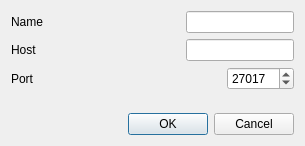
<?xml version="1.0" encoding="UTF-8"?>
<ui version="4.0">
 <class>ServerDialog</class>
 <widget class="QDialog" name="ServerDialog">
  <property name="geometry">
   <rect>
    <x>0</x>
    <y>0</y>
    <width>305</width>
    <height>146</height>
   </rect>
  </property>
  <property name="windowTitle">
   <string>Add Server</string>
  </property>
  <property name="modal">
   <bool>false</bool>
  </property>
  <layout class="QGridLayout" name="gridLayout">
   <item row="0" column="0">
    <layout class="QHBoxLayout" name="horizontalLayout">
     <item>
      <widget class="QLabel" name="nameLabel">
       <property name="sizePolicy">
        <sizepolicy hsizetype="Preferred" vsizetype="Preferred">
         <horstretch>100</horstretch>
         <verstretch>0</verstretch>
        </sizepolicy>
       </property>
       <property name="minimumSize">
        <size>
         <width>0</width>
         <height>0</height>
        </size>
       </property>
       <property name="text">
        <string>Name</string>
       </property>
      </widget>
     </item>
     <item>
      <widget class="QLineEdit" name="nameLineEdit"/>
     </item>
    </layout>
   </item>
   <item row="1" column="0">
    <layout class="QHBoxLayout" name="horizontalLayout_3">
     <item>
      <widget class="QLabel" name="hostLabel">
       <property name="sizePolicy">
        <sizepolicy hsizetype="Preferred" vsizetype="Preferred">
         <horstretch>100</horstretch>
         <verstretch>0</verstretch>
        </sizepolicy>
       </property>
       <property name="minimumSize">
        <size>
         <width>0</width>
         <height>0</height>
        </size>
       </property>
       <property name="text">
        <string>Host</string>
       </property>
      </widget>
     </item>
     <item>
      <widget class="QLineEdit" name="hostLineEdit">
       <property name="inputMask">
        <string/>
       </property>
      </widget>
     </item>
    </layout>
   </item>
   <item row="2" column="0">
    <layout class="QHBoxLayout" name="horizontalLayout_2">
     <item>
      <widget class="QLabel" name="portLabel">
       <property name="sizePolicy">
        <sizepolicy hsizetype="Preferred" vsizetype="Preferred">
         <horstretch>100</horstretch>
         <verstretch>0</verstretch>
        </sizepolicy>
       </property>
       <property name="minimumSize">
        <size>
         <width>0</width>
         <height>0</height>
        </size>
       </property>
       <property name="text">
        <string>Port</string>
       </property>
      </widget>
     </item>
     <item>
      <widget class="QSpinBox" name="portSpinBox">
       <property name="minimum">
        <number>1</number>
       </property>
       <property name="maximum">
        <number>655535</number>
       </property>
       <property name="value">
        <number>27017</number>
       </property>
      </widget>
     </item>
    </layout>
   </item>
   <item row="4" column="0">
    <widget class="QDialogButtonBox" name="buttonBox">
     <property name="orientation">
      <enum>Qt::Horizontal</enum>
     </property>
     <property name="standardButtons">
      <set>QDialogButtonBox::Cancel|QDialogButtonBox::Ok</set>
     </property>
    </widget>
   </item>
   <item row="3" column="0">
    <spacer name="verticalSpacer">
     <property name="orientation">
      <enum>Qt::Vertical</enum>
     </property>
     <property name="sizeHint" stdset="0">
      <size>
       <width>20</width>
       <height>40</height>
      </size>
     </property>
    </spacer>
   </item>
  </layout>
 </widget>
 <resources/>
 <connections>
  <connection>
   <sender>buttonBox</sender>
   <signal>accepted()</signal>
   <receiver>ServerDialog</receiver>
   <slot>accept()</slot>
   <hints>
    <hint type="sourcelabel">
     <x>248</x>
     <y>254</y>
    </hint>
    <hint type="destinationlabel">
     <x>157</x>
     <y>274</y>
    </hint>
   </hints>
  </connection>
  <connection>
   <sender>buttonBox</sender>
   <signal>rejected()</signal>
   <receiver>ServerDialog</receiver>
   <slot>reject()</slot>
   <hints>
    <hint type="sourcelabel">
     <x>316</x>
     <y>260</y>
    </hint>
    <hint type="destinationlabel">
     <x>286</x>
     <y>274</y>
    </hint>
   </hints>
  </connection>
  <connection>
   <sender>hostLineEdit</sender>
   <signal>textChanged(QString)</signal>
   <receiver>ServerDialog</receiver>
   <slot>checkFields()</slot>
   <hints>
    <hint type="sourcelabel">
     <x>234</x>
     <y>52</y>
    </hint>
    <hint type="destinationlabel">
     <x>152</x>
     <y>72</y>
    </hint>
   </hints>
  </connection>
  <connection>
   <sender>nameLineEdit</sender>
   <signal>textChanged(QString)</signal>
   <receiver>ServerDialog</receiver>
   <slot>checkFields()</slot>
   <hints>
    <hint type="sourcelabel">
     <x>234</x>
     <y>18</y>
    </hint>
    <hint type="destinationlabel">
     <x>152</x>
     <y>72</y>
    </hint>
   </hints>
  </connection>
 </connections>
 <slots>
  <slot>checkFields()</slot>
 </slots>
</ui>
